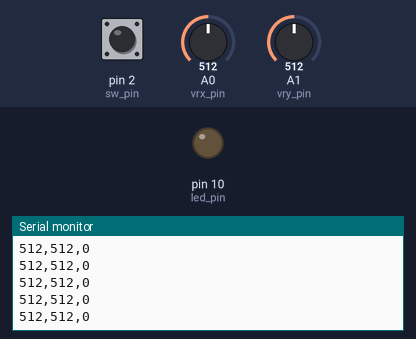
This sketch was run on a simulated Arduino Uno, built with avr-gcc and run on an emulated ATmega328P. On the bench: output pins drawn as LEDs (lit = HIGH), the last lines printed to the serial monitor. The test bench sets the inputs (shaded band); at power-on: A0 (vrx_pin) = 512, A1 (vry_pin) = 512, pin 2 (sw_pin) HIGH. No radio packets arrive unless stated.

Above: at 1.2 s.
1.3 s: A0 (vrx_pin) set to 106
At 2.4 s:
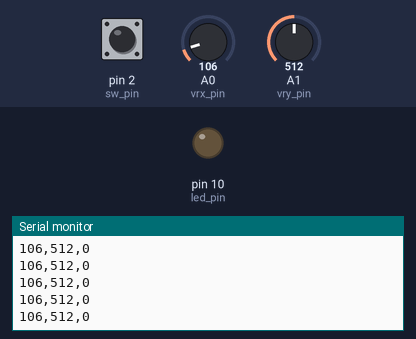
4.3 s: A0 (vrx_pin) set to 95
At 4.9 s:
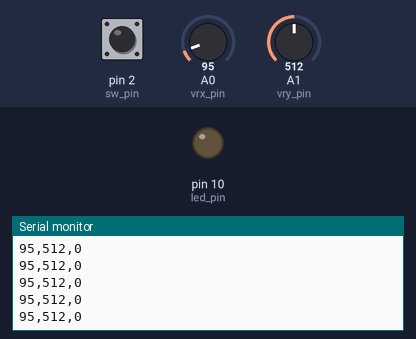
5.8 s: A1 (vry_pin) set to 986
At 6.5 s:
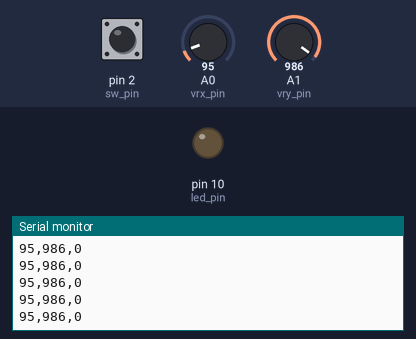
8.8 s: A1 (vry_pin) set to 1012
At 9.6 s:
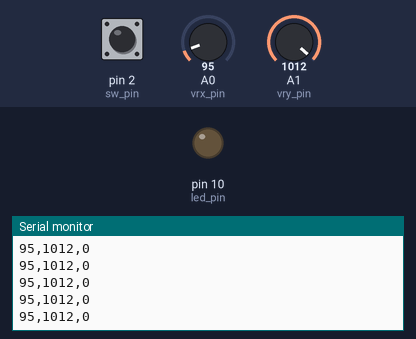
Timing chart, 0 to 11.3 s (numbered marks = the images above; inputs shaded):
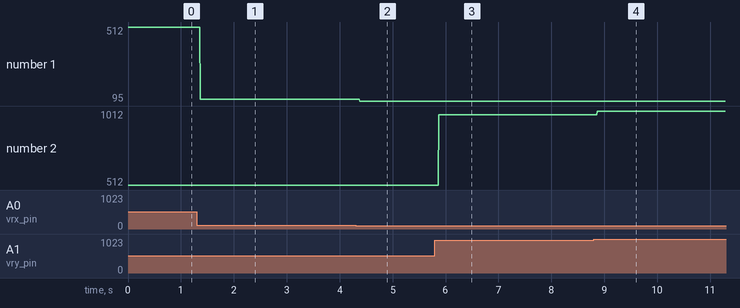

The sketch:

long_range_transmitter.ino
```cpp
/*
  Arduino Wireless Communication Tutorial
      Example 1 - Transmitter Code

  by Dejan Nedelkovski, www.HowToMechatronics.com

  Library: TMRh20/RF24, https://github.com/tmrh20/RF24/
*/

#include <SPI.h>
#include <nRF24L01.h>
#include <RF24.h>

RF24 radio(7, 8); // CE, CSN

const byte address[6] = "00001";
const int led_pin = 10;
const int vrx_pin = A0;
const int vry_pin = A1;
const int sw_pin = 2;
typedef struct data_packet //Data Structure
{
  int    vry;// Initialize a storage place for the first integar that you wish to Receive
  int    vrx;// Initialize a storage place for the Second integar that you wish to Receive
  bool    sw;
};

void setup() {
  radio.begin();
  radio.openWritingPipe(address);
  radio.setPALevel(RF24_PA_MIN);
  radio.stopListening();

  pinMode(led_pin, OUTPUT);
  pinMode(vrx_pin, INPUT);
  pinMode(vry_pin, INPUT);
  pinMode(sw_pin, INPUT);
   Serial.begin(9600);
}

void loop() {
  struct data_packet payload;
  payload.vrx = analogRead(vrx_pin);
  payload.vry = analogRead(vry_pin);
  payload.sw = !digitalRead(sw_pin); // negative logic, so negate to become positive logic
  radio.write(&payload, sizeof(payload));
  Serial.print(payload.vrx);
  Serial.print(",");
  Serial.print(payload.vry);
  Serial.print(",");
  Serial.println(payload.sw);
  //delay(50);
}
```

Measured:
- after the input at 1.3 s, the serial monitor: prints a new line after 0.07 s (image 1)
- after the input at 4.3 s, the serial monitor: prints a new line after 0.08 s (image 2)
- after the input at 5.8 s, the serial monitor: prints a new line after 0.08 s (image 3)
- after the input at 8.8 s, the serial monitor: prints a new line after 0.07 s (image 4)
- plotted number 1: 512 → 106 after the input at 1.3 s, 106 → 95 after the input at 4.3 s
- plotted number 2: 512 → 986 after the input at 5.8 s, 986 → 1012 after the input at 8.8 s
